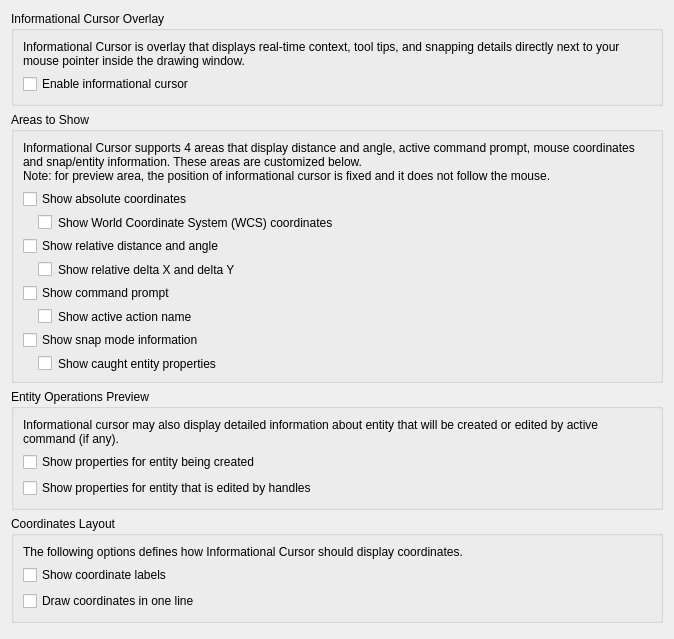
<?xml version="1.0" encoding="UTF-8"?>
<ui version="4.0">
 <class>LC_SettingsPageDraftingBehaviorInfoCursor</class>
 <widget class="QWidget" name="LC_SettingsPageDraftingBehaviorInfoCursor">
  <property name="geometry">
   <rect>
    <x>0</x>
    <y>0</y>
    <width>674</width>
    <height>639</height>
   </rect>
  </property>
  <layout class="QVBoxLayout" name="mainLayout">
   <item>
    <widget class="QGroupBox" name="groupBox">
     <property name="title">
      <string>Informational Cursor Overlay</string>
     </property>
     <layout class="QGridLayout" name="gridLayout">
      <item row="1" column="0">
       <widget class="QCheckBox" name="cbInfoOverlayEnable">
        <property name="toolTip">
         <string>Informational Cursor Visibility

If checked, informational cursor will be enabled and shown where applicable.</string>
        </property>
        <property name="text">
         <string>Enable informational cursor</string>
        </property>
       </widget>
      </item>
      <item row="0" column="0">
       <widget class="QLabel" name="label">
        <property name="text">
         <string>Informational Cursor is overlay that displays real-time context, tool tips, and snapping details directly next to your mouse pointer inside the drawing window.</string>
        </property>
        <property name="wordWrap">
         <bool>true</bool>
        </property>
       </widget>
      </item>
     </layout>
    </widget>
   </item>
   <item>
    <widget class="QGroupBox" name="groupBox_16">
     <property name="title">
      <string>Areas to Show</string>
     </property>
     <layout class="QVBoxLayout" name="layCoords">
      <item>
       <widget class="QLabel" name="label_2">
        <property name="text">
         <string>Informational Cursor supports 4 areas that display distance and angle, active command prompt, mouse coordinates and snap/entity information. These areas are customized below.
Note: for preview area, the position of informational cursor is fixed and it does not follow the mouse.</string>
        </property>
        <property name="wordWrap">
         <bool>true</bool>
        </property>
       </widget>
      </item>
      <item>
       <widget class="QCheckBox" name="cbInfoOverlayAbsolutePosition">
        <property name="toolTip">
         <string>Absolute Coordinates

If checked, current absolute coordinates of snap point
in the active user coordinate system (UCS) will be shown.</string>
        </property>
        <property name="text">
         <string>Show absolute coordinates</string>
        </property>
       </widget>
      </item>
      <item>
       <widget class="QCheckBox" name="cbShowWorldCoordinates">
        <property name="toolTip">
         <string>WCS coordinates in UCS

If set and user coordinate system is active, absolute coodinate in
world coordinate system (WCS) will be also shown.</string>
        </property>
        <property name="styleSheet">
         <string notr="true">margin-left:15px;</string>
        </property>
        <property name="text">
         <string>Show World Coordinate System (WCS) coordinates</string>
        </property>
       </widget>
      </item>
      <item>
       <widget class="QCheckBox" name="cbInfoOverlayRelative">
        <property name="toolTip">
         <string>Distance and Angle

If checked, a distance and angle from 
relative zero point to snap point will be shown. </string>
        </property>
        <property name="text">
         <string>Show relative distance and angle</string>
        </property>
       </widget>
      </item>
      <item>
       <widget class="QCheckBox" name="cbInfoOverlayRelativeDeltas">
        <property name="toolTip">
         <string>Display delta X and delta Y coordinates relative to the relative zero point.</string>
        </property>
        <property name="styleSheet">
         <string notr="true">margin-left:15px;</string>
        </property>
        <property name="text">
         <string>Show relative delta X and delta Y</string>
        </property>
       </widget>
      </item>
      <item>
       <widget class="QCheckBox" name="cbInfoOverlayCommandPrompt">
        <property name="toolTip">
         <string>Command Prompt

If checked, the prompt of the active command's state
as well as optional instructions will be shown. </string>
        </property>
        <property name="text">
         <string>Show command prompt</string>
        </property>
       </widget>
      </item>
      <item>
       <widget class="QCheckBox" name="cbInfoOverlayCommandName">
        <property name="toolTip">
         <string>Command Name in Command Prompt

If checked, name of the currently active tool 
will be shown before command prompt.</string>
        </property>
        <property name="styleSheet">
         <string notr="true">margin-left:15px;</string>
        </property>
        <property name="text">
         <string>Show active action name</string>
        </property>
       </widget>
      </item>
      <item>
       <widget class="QCheckBox" name="cbInfoOverlaySnap">
        <property name="toolTip">
         <string>Snap Info

If checked, information about the type of snap mode
(e.g. End, Middle, Intersection, Grid) and restrictions 
will be shown for snap point (if any) at the cursor.</string>
        </property>
        <property name="text">
         <string>Show snap mode information</string>
        </property>
       </widget>
      </item>
      <item>
       <widget class="QCheckBox" name="cbInfoOverlaySnapEntityInfo">
        <property name="toolTip">
         <string>Caught Entity Info

If checked, short overview of geometry information
of entities caught by the snapping cursor will be shown. </string>
        </property>
        <property name="styleSheet">
         <string notr="true">margin-left:15px;</string>
        </property>
        <property name="text">
         <string>Show caught entity properties</string>
        </property>
       </widget>
      </item>
     </layout>
    </widget>
   </item>
   <item>
    <widget class="QGroupBox" name="groupBox_18">
     <property name="title">
      <string>Entity Operations Preview</string>
     </property>
     <layout class="QVBoxLayout" name="layFormatting">
      <item>
       <widget class="QLabel" name="label_3">
        <property name="text">
         <string>Informational cursor may also display detailed information about entity that will be created or edited by active command (if any).</string>
        </property>
        <property name="wordWrap">
         <bool>true</bool>
        </property>
       </widget>
      </item>
      <item>
       <widget class="QCheckBox" name="cbInfoOverlayPreviewCreatingEntity">
        <property name="toolTip">
         <string>Entity To Create

If selected, dynamic properties (length, radius, angle etc.)  
of entity that will be created by the current action (if any)
will be shown.</string>
        </property>
        <property name="text">
         <string>Show properties for entity being created</string>
        </property>
       </widget>
      </item>
      <item>
       <widget class="QCheckBox" name="cbInfoOverlayPreviewEditingEntity">
        <property name="toolTip">
         <string>Entity To Modify

If selected, modified properties while 
dragging or editing entities will be shown.</string>
        </property>
        <property name="text">
         <string>Show properties for entity that is edited by handles</string>
        </property>
       </widget>
      </item>
     </layout>
    </widget>
   </item>
   <item>
    <widget class="QGroupBox" name="groupBox_2">
     <property name="title">
      <string>Coordinates Layout</string>
     </property>
     <layout class="QGridLayout" name="gridLayout_2">
      <item row="3" column="0">
       <widget class="QCheckBox" name="cbInfoOverlayInOneLine">
        <property name="toolTip">
         <string>Single Line Coordinates

If checked, components of coordinate will be drawn in one horizontal line. 
Otherwise, each component will be on own line using stacked layout.</string>
        </property>
        <property name="text">
         <string>Draw coordinates in one line</string>
        </property>
       </widget>
      </item>
      <item row="1" column="0" rowspan="2" colspan="2">
       <widget class="QCheckBox" name="cbInfoOverlayShowLabels">
        <property name="toolTip">
         <string>Coordinate Labels

If checked, text prefix labels (e.g. 'Dist:', 'Angle:', 'X:')
before values for coordinate components will be shown. 
Otherwise, coordinates will be displayed in 
standard numberic-only form. </string>
        </property>
        <property name="text">
         <string>Show coordinate labels</string>
        </property>
       </widget>
      </item>
      <item row="0" column="0" colspan="2">
       <widget class="QLabel" name="label_4">
        <property name="text">
         <string>The following options defines how Informational Cursor should display coordinates.</string>
        </property>
        <property name="wordWrap">
         <bool>true</bool>
        </property>
       </widget>
      </item>
     </layout>
    </widget>
   </item>
   <item>
    <spacer name="verticalSpacer">
     <property name="orientation">
      <enum>Qt::Orientation::Vertical</enum>
     </property>
     <property name="sizeHint" stdset="0">
      <size>
       <width>20</width>
       <height>40</height>
      </size>
     </property>
    </spacer>
   </item>
  </layout>
 </widget>
 <resources/>
 <connections/>
</ui>
